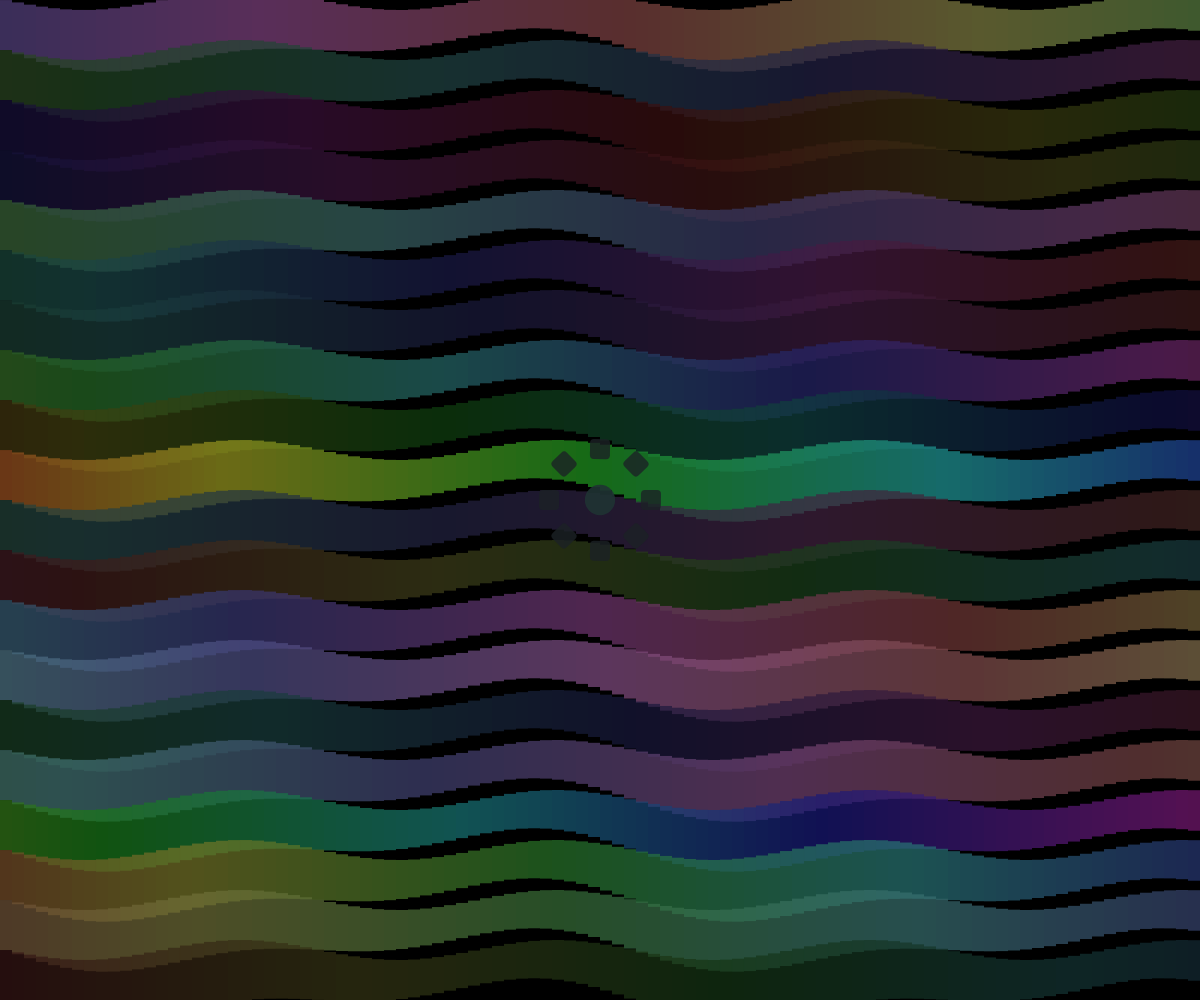
Frame 1 (no input)
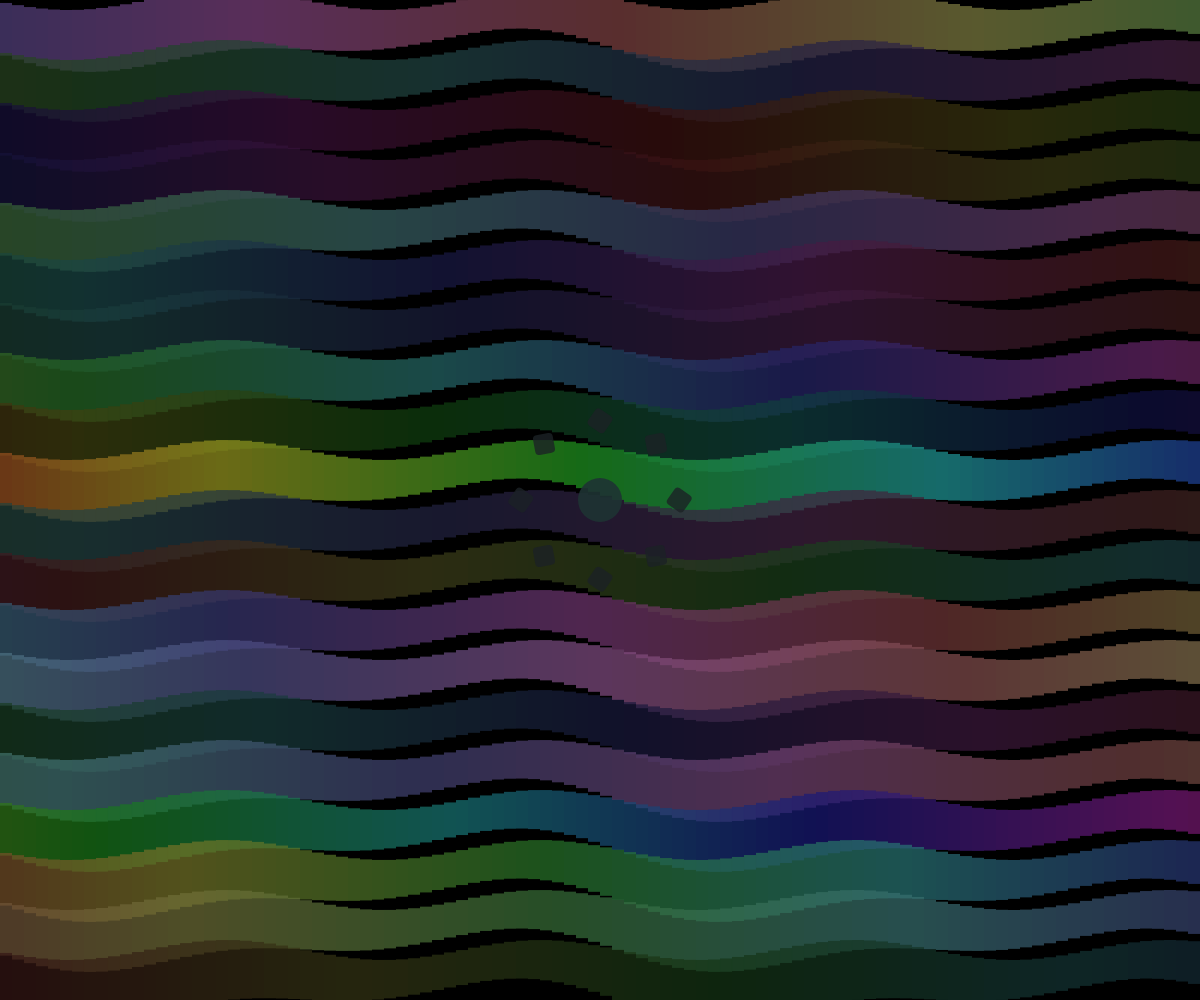
Frame 60 (no input)
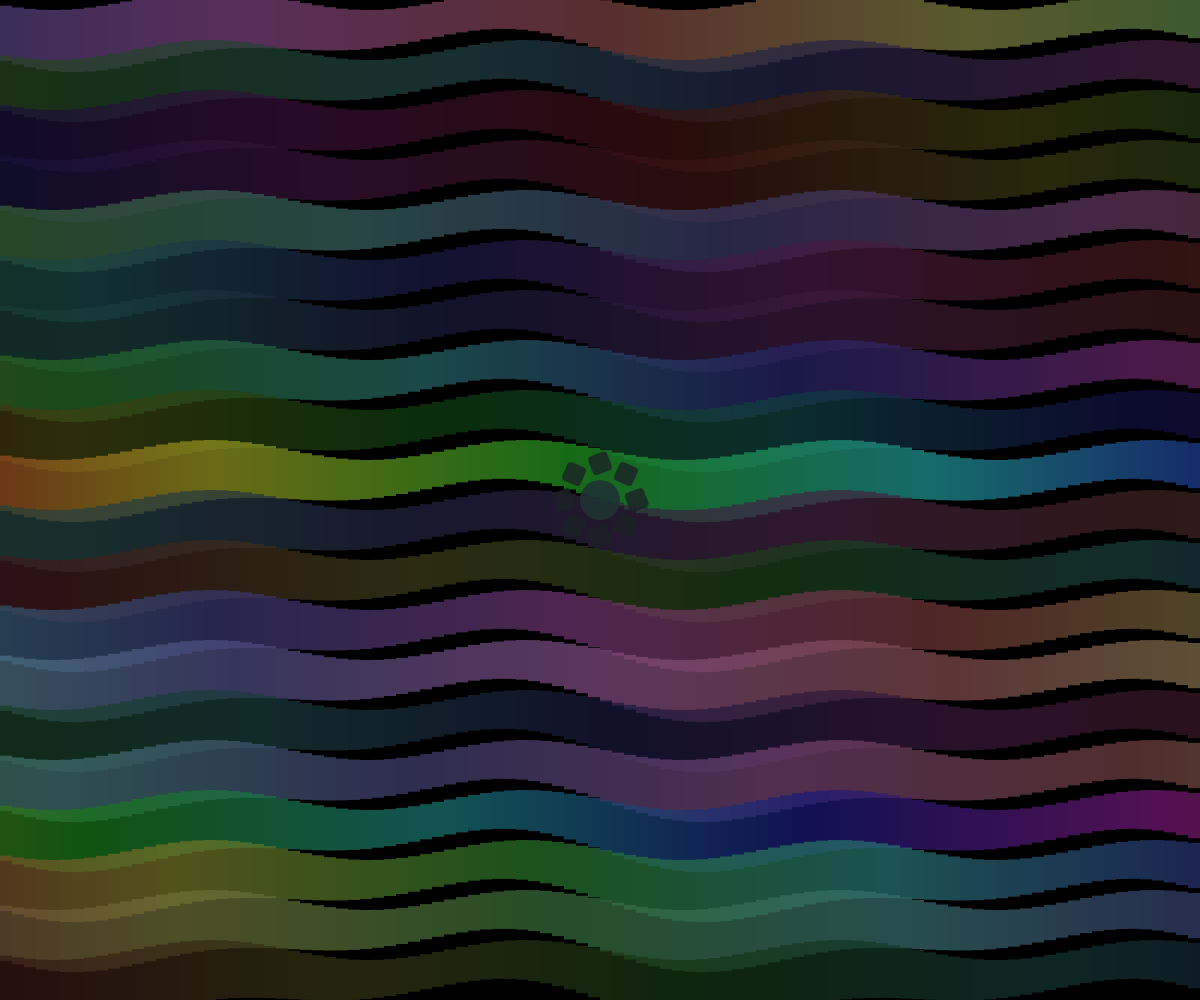
Frame 120 (the mouse pressed at the canvas centre since frame 60)

The p5.js sketch that drew these frames (run headless with seeded random() and noise() and a simulated clock; from frame 60 on, the mouse is pressed at the canvas centre):

// p5.js sketch
// ── sketch.js
let strata = [];
let time = 0;

function setup() {
  createCanvas(windowWidth, windowHeight);
  colorMode(HSB, 360, 100, 100, 1);
  noStroke();
  
  // Create layered geological strata
  for (let i = 0; i < 20; i++) {
    strata.push({
      y: height * (i / 20),
      height: height / 20,
      hue: random(360),
      saturation: random(40, 80),
      lightness: random(20, 60),
      speed: random(0.001, 0.005),
      phase: random(TWO_PI)
    });
  }
}

function draw() {
  background(0);
  
  time += 0.01;
  
  // Draw each stratum with layered patterns
  for (let i = 0; i < strata.length; i++) {
    let s = strata[i];
    
    // Animate the stratum with wave motion
    let wave = sin(time * s.speed + s.phase) * 20;
    
    fill(s.hue, s.saturation, s.lightness, 0.8);
    
    // Draw a series of rectangles with varying widths and heights
    push();
    translate(0, s.y);
    
    let segmentCount = 100;
    for (let j = 0; j < segmentCount; j++) {
      let x = (j / segmentCount) * width;
      let segmentWidth = width / segmentCount;
      
      // Apply wave distortion
      let y = sin(x * 0.02 + time * 0.5) * 10;
      
      // Vary height based on position and time
      let segmentHeight = s.height + sin(time * 0.3 + x * 0.01) * 15;
      
      // Adjust color intensity over time
      let hue = (s.hue + time * 2 + j * 2) % 360;
      fill(hue, s.saturation, s.lightness, 0.7);
      
      rect(x, y, segmentWidth, segmentHeight);
    }
    
    pop();
  }
  
  // Add a central concrete structure that grows and decays
  let centerX = width / 2;
  let centerY = height / 2;
  let radius = 50 + sin(time * 3) * 30;
  
  // Draw the concrete structure with geometric forms
  for (let i = 0; i < 8; i++) {
    let angle = TWO_PI * i / 8;
    let x = centerX + cos(angle) * radius;
    let y = centerY + sin(angle) * radius;
    
    push();
    translate(x, y);
    rotate(time + angle);
    
    // Draw geometric shapes
    fill(200, 30, 15, 0.8);
    rectMode(CENTER);
    rect(0, 0, 20, 20, 4);
    
    pop();
  }
  
  // Add central core with varying intensity
  let coreSize = 30 + sin(time * 2) * 15;
  fill(180, 40, 20, 0.9);
  ellipse(centerX, centerY, coreSize);
}

function windowResized() {
  resizeCanvas(windowWidth, windowHeight);
}
